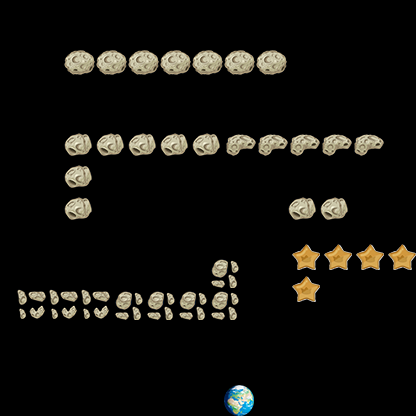

This game map was drawn from its Tiled (.tmx) file and the tilesets committed beside it. A one-line description and the trimmed map source follow:
An orthogonal 26x26 tile map with 16x16 px tiles, 1 tile layer (layer_0).

<map version="1.0" orientation="orthogonal" renderorder="right-down" width="26" height="26" tilewidth="16" tileheight="16">
 <tileset firstgid="1" name="star" tilewidth="16" tileheight="16">
  <image source="landform/stoneimg.png" width="384" height="64" />
 </tileset>
 <layer name="layer_0" width="26" height="26">
  <data>[676 cells, 140 non-empty, 28 distinct tile ids]</data>
 </layer>
</map>
